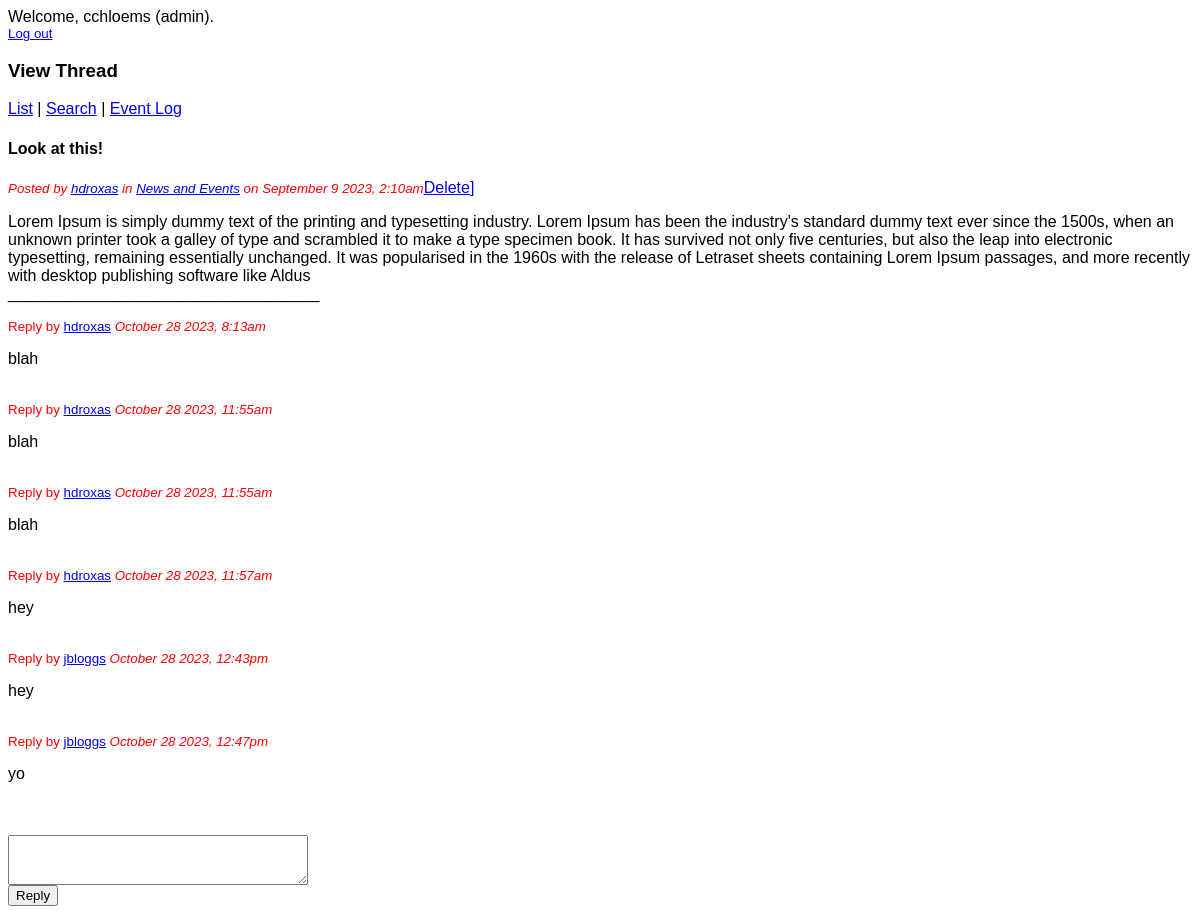
The page /view_thread.php?id=7 (signed in) on the database its author committed.
### tables this page shows
CREATE TABLE `thread` (
  `thread_id` int(11) NOT NULL,
  `username` varchar(20) NOT NULL,
  `forum_id` tinyint(4) UNSIGNED NOT NULL,
  `title` varchar(100) NOT NULL,
  `content` varchar(40000) NOT NULL,
  `post_date` timestamp NOT NULL DEFAULT current_timestamp() ON UPDATE current_timestamp()
);

CREATE TABLE `forum` (
  `forum_id` tinyint(4) UNSIGNED NOT NULL,
  `forum_name` varchar(50) NOT NULL
);

CREATE TABLE `reply` (
  `reply_id` int(11) NOT NULL,
  `username` varchar(20) NOT NULL,
  `thread_id` int(11) NOT NULL,
  `content` varchar(10000) NOT NULL,
  `post_date` timestamp NOT NULL DEFAULT current_timestamp() ON UPDATE current_timestamp()
);

### view_thread.php (the view, shortened to what this page needs)
<?php
  require 'db_connect.php';
  $stmt = $db->prepare("SELECT * FROM thread
                        AS t JOIN forum as f ON t.forum_id = f.forum_id
                        WHERE thread_id = ?");
  $stmt->execute( [$_GET['id']] );
  $thread = $stmt->fetch();
  if (isset($_SESSION['uname'])) {
    echo '<p>Welcome, '.$_SESSION['uname'].' ('.$_SESSION['level'].').';
    echo '<br /><small><a href="logout.php">Log out</a></small></p>';
  }
  else {
    echo '<p>You are not logged in.';
    echo '<br /><small><a href="login.php">Log in</a></small></p>';
  }
?>
<!DOCTYPE html>
<html>
  <head>
    <link rel="stylesheet" type="text/css" href="forum_stylesheet.css" />
  </head>
  <body>
    <h3>View Thread</h3>
    <p><a href="list_threads.php">List</a> | <a href="search_threads.php">Search</a>
    <?php if ($_SESSION['level'] == 'admin') {
      echo '| <a href="event_log.php">Event Log</a>';
    }
    ?>
    </p>
		<?php
      echo '<h4>'.nl2br(htmlentities($thread['title'])).'</h4>';
      echo '<p><small><em>Posted by <a href="view_profile.php?username='.$thread['username'].'">'.$thread['username'].'</a>';
      echo ' in <a href="list_threads.php?forum='.$thread['forum_id'].'">'.$thread['forum_name'].'</a>';
      echo ' on '.date('F j o\, g:ia', strtotime($thread['post_date'])).'</em></small>';
      if (isset($_SESSION['uname'])){
        if ($_SESSION['uname'] == $thread['username'] || $_SESSION['level'] == 'admin') {
          echo '<a onclick="return confirm(\'Are you sure you want to delete this thread?\')" href="delete_thread.php?id='.$thread['thread_id'].'">Delete]</a></small>';
        }
      }
      echo '</small></p>';
      echo '<p>'.nl2br(htmlentities($thread['content'])).'<br>___________________________________</p>';
      $stmt = $db->prepare("SELECT * FROM reply WHERE thread_id = ?");
      $stmt->execute([$_GET['id']]);
      $result_data = $stmt->fetchAll();
      if (count($result_data) > 0) {
        foreach($result_data as $row) {
          echo '<div><small>Reply by <a href="view_profile.php?username='.$row['username'].'">'.nl2br(htmlentities($row['username'])).'</a>';
          echo '<em> '.date('F j o\, g:ia', strtotime($row['post_date'])).'</em></small>';
          echo '<p>'.nl2br(htmlentities($row['content'])).'</p><br>';
        }
      }
      if (isset($_SESSION['uname'])){
        echo '<br><form name="reply_form" method="post" action="reply.php" onsubmit="return validateForm()">';
        echo '<textarea name="reply_textarea" style="width: 300px; height: 50px"></textarea>';
        echo '<br><input type="submit" name="reply_button" value="Reply" />';
        echo '</form> </div>';
      }
    ?>
  </body>
</html>

### forum_stylesheet.css (style rules this page uses)
* { font-family: Arial }
small { color: #FF0000; }

### rows shown on the page
thread: title "Look at this!", username "hdroxas", forum.forum_name "News and Events", post_date "September 9 2023, 2:10am", content "Lorem Ipsum is simply dummy text of the printing and typesetting industry. Lorem Ipsum has been the industry's standard dummy text ever since the 1500s, when an unknown printer took a galley of type and scrambled it to make a type specimen book. It has survived not only five centuries, but also the leap into electronic typesetting, remaining essentially unchanged. It was popularised in the 1960s with the release of Letraset sheets containing Lorem Ipsum passages, and more recently with desktop publishing software like Aldus"
reply: username "hdroxas", post_date "October 28 2023, 8:13am", content "blah"
reply: username "hdroxas", post_date "October 28 2023, 11:55am", content "blah"
reply: username "hdroxas", post_date "October 28 2023, 11:55am", content "blah"
reply: username "hdroxas", post_date "October 28 2023, 11:57am", content "hey"
reply: username "jbloggs", post_date "October 28 2023, 12:43pm", content "hey"
reply: username "jbloggs", post_date "October 28 2023, 12:47pm", content "yo"

### other values the page prints
$_SESSION['uname'] "cchloems"
$_SESSION['level'] "admin"
